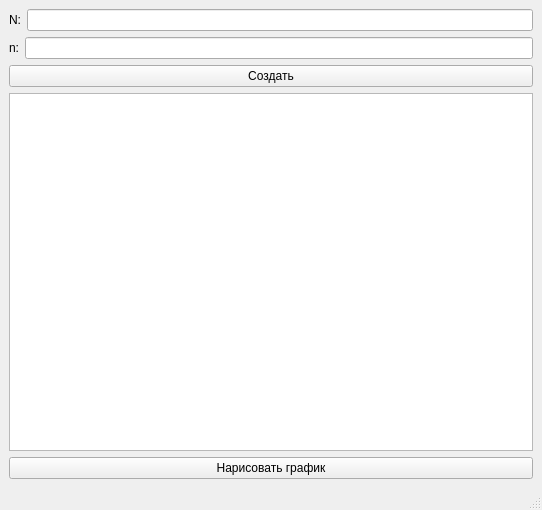
<?xml version="1.0" encoding="UTF-8"?>
<ui version="4.0">
 <class>MainWindow</class>
 <widget class="QMainWindow" name="MainWindow">
  <property name="geometry">
   <rect>
    <x>0</x>
    <y>0</y>
    <width>542</width>
    <height>510</height>
   </rect>
  </property>
  <property name="windowTitle">
   <string>MainWindow</string>
  </property>
  <widget class="QWidget" name="centralwidget">
   <layout class="QGridLayout" name="gridLayout">
    <item row="4" column="0">
     <widget class="QPushButton" name="drawButton">
      <property name="text">
       <string>Нарисовать график</string>
      </property>
     </widget>
    </item>
    <item row="0" column="0">
     <layout class="QHBoxLayout" name="horizontalLayout">
      <item>
       <widget class="QLabel" name="label">
        <property name="text">
         <string>N:</string>
        </property>
       </widget>
      </item>
      <item>
       <widget class="QLineEdit" name="N_line"/>
      </item>
     </layout>
    </item>
    <item row="3" column="0">
     <widget class="QTableView" name="tableView"/>
    </item>
    <item row="1" column="0">
     <layout class="QHBoxLayout" name="horizontalLayout_2">
      <item>
       <widget class="QLabel" name="label_2">
        <property name="text">
         <string>n:</string>
        </property>
       </widget>
      </item>
      <item>
       <widget class="QLineEdit" name="lineEdit"/>
      </item>
     </layout>
    </item>
    <item row="2" column="0">
     <widget class="QPushButton" name="makeTableButton">
      <property name="text">
       <string>Создать</string>
      </property>
     </widget>
    </item>
   </layout>
  </widget>
  <widget class="QMenuBar" name="menubar">
   <property name="geometry">
    <rect>
     <x>0</x>
     <y>0</y>
     <width>542</width>
     <height>28</height>
    </rect>
   </property>
  </widget>
  <widget class="QStatusBar" name="statusbar"/>
 </widget>
 <resources/>
 <connections/>
</ui>
